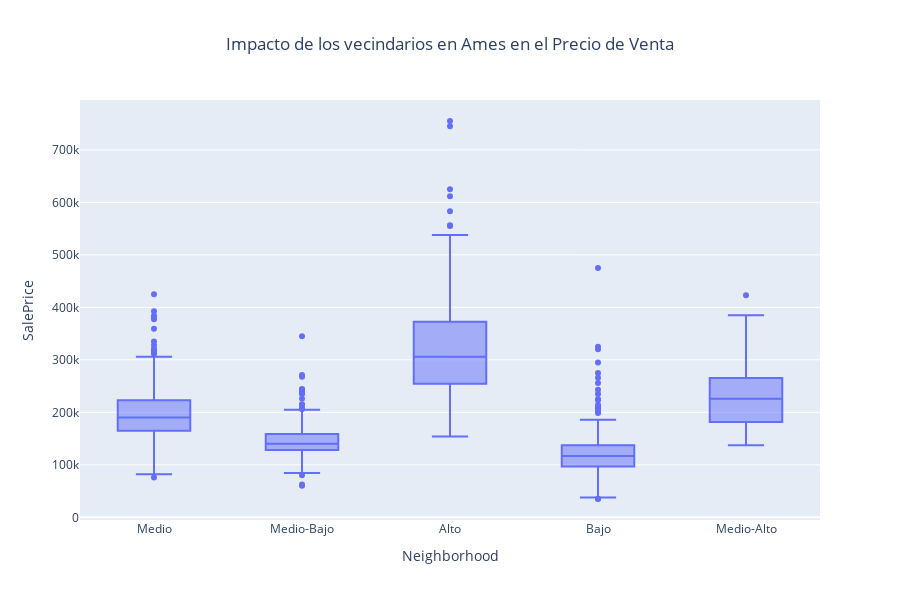

Notebook code for this chart:
### Code cell
distribucion_target_con_variable_vertical(df, 'SalePrice', 'Neighborhood', title="Impacto de los vecindarios en Ames en el Precio de Venta")

### Figure 1 — Plotly figure (JSON) as saved in the notebook; plotly's stock layout.template omitted (floating-point values rounded to 4 significant figures; data arrays with more than 128 entries replaced by an {"elided": "..."} marker saying what was removed)
{"data": [{"alignmentgroup": "True", "hovertemplate": "Neighborhood=%{x}<br>SalePrice=%{y}<extra></extra>", "legendgroup": "", "marker": {"color": "#636efa"}, "name": "", "notched": false, "offsetgroup": "", "orientation": "v", "showlegend": false, "type": "box", "x": {"elided": "2919 str values"}, "x0": " ", "xaxis": "x", "y": {"elided": "2919 int values"}, "y0": " ", "yaxis": "y"}], "layout": {"boxmode": "group", "height": 600, "legend": {"tracegroupgap": 0}, "title": {"text": "Impacto de los vecindarios en Ames en el Precio de Venta", "x": 0.5}, "xaxis": {"anchor": "y", "categoryorder": "total descending", "domain": [0, 1], "title": {"text": "Neighborhood"}}, "yaxis": {"anchor": "x", "domain": [0, 1], "title": {"text": "SalePrice"}}}}
